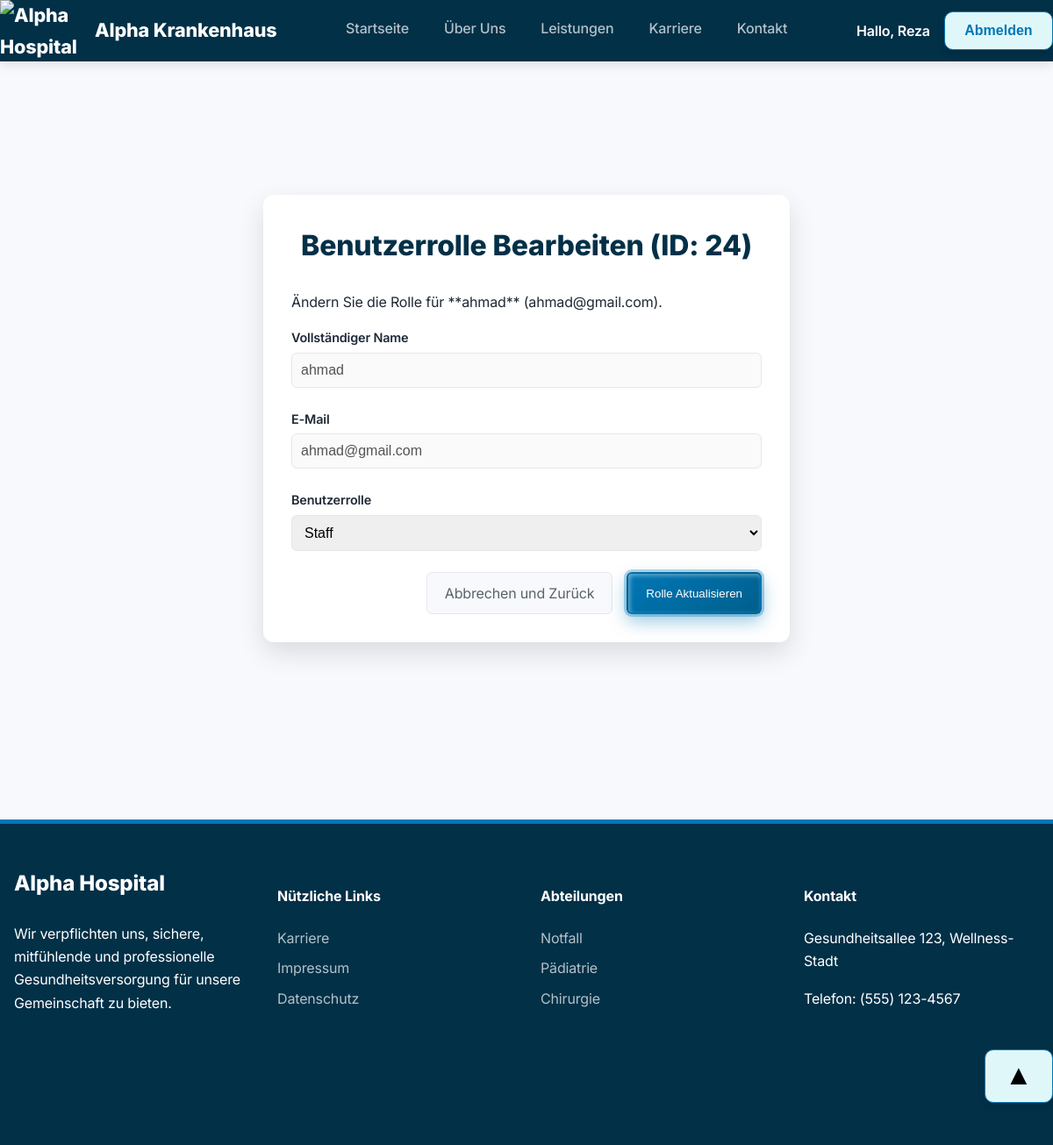
Screenshot of /edit_user.php?id=24 (signed in) with the database file from the repository.
### tables this page shows
CREATE TABLE `users` (
  `user_id` int(11) NOT NULL,
  `full_name` varchar(255) NOT NULL,
  `dob` date NOT NULL,
  `email` varchar(255) NOT NULL,
  `role` varchar(255) NOT NULL,
  `password_hash` varchar(255) NOT NULL,
  `created_at` timestamp NOT NULL DEFAULT current_timestamp()
);

### edit_user.php (the view, shortened to what this page needs)
<?php
require_once __DIR__ . '/config.php';
$user_id = filter_var($_GET['id'] ?? 0, FILTER_VALIDATE_INT);
try {
    $stmt = $pdo->prepare("SELECT user_id, full_name, email, role FROM users WHERE user_id = :id");
    $stmt->execute([':id' => $user_id]);
    $user = $stmt->fetch();
} catch (PDOException $e) {
    flash('error', 'Datenbankfehler beim Abrufen des Benutzerdatensatzes.');
    header('Location: admin.php');
    exit;
}
$roles = ['Admin', 'Doctor', 'Staff'];
?>
<!DOCTYPE html>
<html lang="de">
<head>
    <link rel="stylesheet" href="styles.css">
</head>
<body>
    <?php include 'header.php'; ?>
    <main class="admin-main">
        <div class="container">
            <div class="data-card">
                <h1 class="section-title">Benutzerrolle Bearbeiten (ID: <?= $user_id ?>)</h1>
                <p>Ändern Sie die Rolle für **<?= htmlspecialchars($user['full_name']) ?>** (<?= htmlspecialchars($user['email']) ?>).</p>
                <form action="process_update_user.php" method="POST">
                    <div class="form-row">
                        <label for="full_name">Vollständiger Name</label>
                        <input type="text" id="full_name" value="<?= htmlspecialchars($user['full_name']) ?>" disabled>
                    </div>
                    <div class="form-row">
                        <label for="email">E-Mail</label>
                        <input type="email" id="email" value="<?= htmlspecialchars($user['email']) ?>" disabled>
                    </div>
                    <div class="form-row">
                        <label for="role">Benutzerrolle</label>
                        <select id="role" name="role" required>
                            <?php foreach ($roles as $role): ?>
                                <option value="<?= htmlspecialchars($role) ?>" <?= ($user['role'] === $role) ? 'selected' : '' ?>>
                                    <?= htmlspecialchars($role) ?>
                                </option>
                            <?php endforeach; ?>
                        </select>
                    </div>
                    <div class="form-actions">
                        <a href="admin.php" class="btn-cancel">Abbrechen und Zurück</a>
                        <button type="submit" class="btn-primary">Rolle Aktualisieren</button>
                    </div>
                </form>
            </div>
        </div>
    </main>
    <?php include 'footer.php'; ?>
</body>
</html>

### styles.css (style rules this page uses)
:root { --color-primary: #0077b6; --color-primary-light: rgb(49, 95, 119); --color-primary-dark: #005f8c; --color-tertiary: #108779; --color-secondary: #e0f7fa; --color-secondary-text: #0077b6; --color-dark-bg: #023047; --color-text-dark: #1f2937; --color-text-medium: #5a626a; --bg-light: #f7f9fc; --bg-white: #ffffff; --color-border-subtle: #e5e8eb; --shadow-xs: 0 1px 2px rgba(0, 0, 0, 0.03); --shadow-sm: 0 4px 8px rgba(0, 0, 0, 0.06); --shadow-md: 0 12px 30px rgba(0, 0, 0, 0.12); --card-shadow: var(--shadow-sm), var(--shadow-md); --overlap-card-shadow: 0 15px 40px rgba(0, 0, 0, 0.15); --header-height: 70px; --border-radius: 12px; --color-error: #dc3545; }
* { box-sizing: border-box; }
html { scroll-behavior: smooth; }
html, body { height: 100%; margin: 0; }
body { font-family: "Inter", sans-serif; background: var(--bg-light); color: var(--color-text-dark); line-height: 1.65; font-weight: 400; -webkit-font-smoothing: antialiased; letter-spacing: -0.01em; }
.container { max-width: 1280px; margin: 0 auto; padding: 0 1rem; }
.btn-primary { background: linear-gradient( 145deg, var(--color-primary), var(--color-primary-dark) ); color: #fff; border: 2px solid transparent; box-shadow: inset 2px 2px 5px rgba(255, 255, 255, 0.4), 0 0 0 3px rgba(0, 119, 182, 0.3), 0 8px 20px rgba(0, 119, 182, 0.4); }
.form-row { display: flex; flex-direction: column; width: 100%; }
.form-row label { font-weight: 600; margin-bottom: 0.3rem; color: var(--color-text-dark); font-size: 0.9rem; }
.form-actions { text-align: center; margin-top: 0.75rem; width: 100%; }
.section-title { text-align: center; font-size: 2rem; margin: 0 0 1.5rem; font-weight: 800; color: var(--color-dark-bg); }

### edit_user.php (style rules this page uses)
.admin-main { padding: 120px 0 4rem; background: var(--bg-light); min-height: 100vh; }
.data-card { max-width: 600px; margin: 2rem auto; background: var(--bg-white); border-radius: var(--border-radius); box-shadow: var(--shadow-md); padding: 2rem; }
.form-row { margin-bottom: 1.5rem; }
.form-row label { display: block; font-weight: 600; margin-bottom: 0.5rem; color: var(--color-text-dark); }
.form-row input[type="text"], .form-row select, .form-row input[type="email"] { width: 100%; padding: 10px; border: 1px solid var(--color-border-subtle); border-radius: 6px; box-sizing: border-box; font-size: 1rem; }
.form-actions { margin-top: 2rem; display: flex; gap: 1rem; justify-content: flex-end; }
.btn-cancel { background: var(--bg-light); color: var(--color-text-medium); border: 1px solid var(--color-border-subtle); padding: 10px 20px; border-radius: 6px; text-decoration: none; cursor: pointer; transition: background 0.2s; }
.btn-primary { background: var(--color-primary); color: white; border: 1px solid var(--color-primary); padding: 10px 20px; border-radius: 6px; cursor: pointer; transition: background 0.2s; }

### rows the page displays
users: full_name "ahmad", email "ahmad@gmail.com", role "Staff"

### other values shown
$_SESSION['user_name'] "Reza"
$user_id "24"
